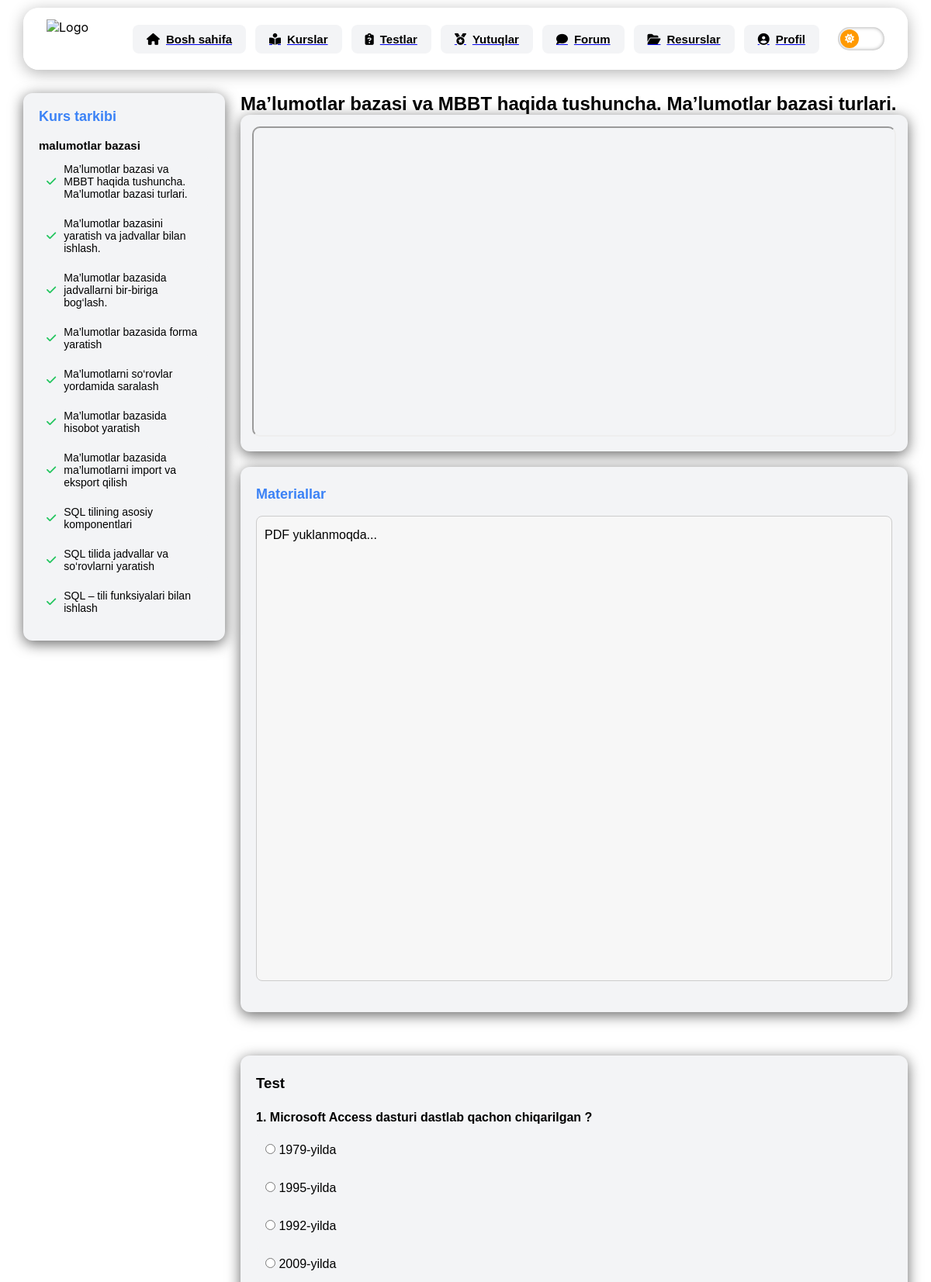
The app's page /student/topic/14 (signed in, upper part) with its own data.
### tables this page shows
CREATE TABLE chapters(
    id INTEGER PRIMARY KEY AUTOINCREMENT,
    name TEXT NOT NULL,
    title TEXT,
    number INTEGER NOT NULL,
    course_id INTEGER NOT NULL,
    UNIQUE(number, course_id),
    FOREIGN KEY(course_id)
        REFERENCES courses(id)
        ON DELETE CASCADE
);

CREATE TABLE topics(
    id INTEGER PRIMARY KEY AUTOINCREMENT,
    name TEXT NOT NULL,
    video TEXT,
    content TEXT,
    time INTEGER,
    number INTEGER NOT NULL,
    chapter_id INTEGER NOT NULL, test_id TEXT,
    UNIQUE(number, chapter_id),
    FOREIGN KEY(chapter_id)
        REFERENCES chapters(id)
        ON DELETE CASCADE
);

CREATE TABLE studies(
    id INTEGER PRIMARY KEY AUTOINCREMENT,
    user_id INTEGER NOT NULL,
    topic_id INTEGER NOT NULL,
    value TEXT, date TEXT DEFAULT CURRENT_TIMESTAMP,
    UNIQUE(user_id, topic_id),
    FOREIGN KEY(user_id)
        REFERENCES users(id)
        ON DELETE CASCADE,
    FOREIGN KEY(topic_id)
        REFERENCES topics(id)
        ON DELETE CASCADE
);

CREATE TABLE pdfs(
    id INTEGER PRIMARY KEY AUTOINCREMENT,
    pdf TEXT NOT NULL,
    topic_id INTEGER NOT NULL,
    FOREIGN KEY(topic_id)
        REFERENCES topics(id)
        ON DELETE CASCADE
);

CREATE TABLE questions(
    id INTEGER PRIMARY KEY AUTOINCREMENT,
    text TEXT NOT NULL,
    test_id INTEGER NOT NULL,
    FOREIGN KEY(test_id)
        REFERENCES tests(id)
        ON DELETE CASCADE
);

CREATE TABLE answers(
    id INTEGER PRIMARY KEY AUTOINCREMENT,
    text TEXT NOT NULL,
    question_id INTEGER NOT NULL,
    is_correct INTEGER DEFAULT 0,
    FOREIGN KEY(question_id)
        REFERENCES questions(id)
        ON DELETE CASCADE
);

### routes/student.py (the view, shortened to what this page needs)
@bp.route("/topic/<int:topic_id>")
def topic(topic_id):
    user_id = session.get("user_id")
    if not user_id:
        return redirect("/login")
    conn = get_db()
    c = conn.cursor()
    topic = c.execute("""
        SELECT t.*, ch.course_id
        FROM topics t
        JOIN chapters ch ON t.chapter_id = ch.id
        WHERE t.id=?
    """, (topic_id,)).fetchone()
    if not topic:
        return "Bunday mavzu mavjud emas"
    course_id = topic["course_id"]
    all_topics = c.execute("""
        SELECT t.id
        FROM topics t
        JOIN chapters ch ON t.chapter_id = ch.id
        WHERE ch.course_id=?
        ORDER BY ch.number, t.number
    """, (course_id,)).fetchall()
    all_topics = [t["id"] for t in all_topics]
    index = all_topics.index(topic_id)
    c.execute("""
        INSERT OR IGNORE INTO studies(user_id, topic_id, value)
        VALUES (?, ?, 'in_progress')
    """, (user_id, topic_id))
    conn.commit()
    pdfs = c.execute("SELECT * FROM pdfs WHERE topic_id=?", (topic_id,)).fetchall()
    chapters = c.execute("SELECT * FROM chapters WHERE course_id=? ORDER BY number", (course_id,)).fetchall()
    topics_dict = {}
    for ch in chapters:
        topics_dict[ch["id"]] = c.execute("SELECT * FROM topics WHERE chapter_id=? ORDER BY number", (ch["id"],)).fetchall()
    studies = c.execute("SELECT topic_id, value FROM studies WHERE user_id=?", (user_id,)).fetchall()
    study_status = {s["topic_id"]: s["value"] for s in studies}
    test_id = topic["test_id"]
    questions = []
    answers = {}
    test = None
    test_result = None
    show_test = False
    if test_id:
        test_result = c.execute("""
            SELECT * FROM exams
            WHERE user_id=? AND test_id=?
            ORDER BY id DESC
            LIMIT 1
        """, (user_id, test_id)).fetchone()
        min_score_row = c.execute("SELECT min_score FROM tests WHERE id=?", (test_id,)).fetchone()
        min_score = min_score_row["min_score"] if min_score_row else 50
        show_test = not test_result or test_result["score"] < min_score
        if show_test:
            all_questions = c.execute("SELECT * FROM questions WHERE test_id=?", (test_id,)).fetchall()
            all_questions = list(all_questions)
            import random
            random.shuffle(all_questions)
            questions = all_questions[:20] if len(all_questions) >= 20 else all_questions
            answers = {}
            for q in questions:
                ans = c.execute("SELECT * FROM answers WHERE question_id=?", (q["id"],)).fetchall()
                ans = list(ans)
                random.shuffle(ans)  # Javoblarni alohida randomlashtirish
                answers[q["id"]] = ans
            test = c.execute("SELECT * FROM tests WHERE id=?", (test_id,)).fetchone()
    last_topic = all_topics[-1]
    conn.close()
    return render_template(
        "student/topic.html",
        topic=topic,
        pdfs=pdfs,
        chapters=chapters,
        topics=topics_dict,
        study_status=study_status,
        questions=questions,
        answers=answers,
        test=test,
        test_result=test_result,
        show_test=show_test,
        last_topic=last_topic,
        course_id=course_id
    )

### routes/student.py (called while the page is built)
@bp.before_request
def require_login():
    open_routes = [
        "student.student_dashboard",
        "student.student_courses"
    ]
    if request.endpoint in open_routes:
        return
    if "user_id" not in session:
        return redirect(url_for('auth.login', next=request.path))

def get_db():
    conn = sqlite3.connect("database.db")
    conn.row_factory = sqlite3.Row
    return conn

### templates/student/topic.html (shortened to what this page needs)
{% extends "base.html" %}
{% block content %}
<div class="lesson">
    <div class="sidebar" id="sidebar">
        <h3>Kurs tarkibi</h3>
        {% for ch in chapters %}
        <h4>{{ ch[1] }}</h4>
        <ul>
            {% for tp in topics[ch[0]] %}
            {% set st = study_status.get(tp[0]) %}
            {% if st == None %}
            <li><span><i class="fa-solid fa-lock"></i>{{ tp[1] }}</span></li>
            {% else %}
            <li><a href="{{ url_for('student.topic', topic_id=tp[0]) }}">
                <i class="fa-solid {% if st=='succesfully' %}fa-check{% else %}fa-pen{% endif %}"></i>{{ tp[1]  }}
            </a></li>
            {% endif %}
            {% endfor %}
        </ul>
        {% endfor %}
    </div>
    <div class="main">
        <h2>{{ topic[1] }}</h2>
        {% if topic[2] %}
        <div class="video-box">
            <iframe src="{{ topic[2] }}" allowfullscreen></iframe>
        </div>
        {% endif %}
       {% if pdfs %}
<div class="materials">
    <h3>Materiallar</h3>
    {% for pdf in pdfs %}
    <div class="pdf-viewer" id="pdfViewer{{ loop.index }}"
         style="width:100%; height:600px; border:1px solid #ccc; border-radius:8px; overflow:auto; margin-bottom:20px;">
        <p>PDF yuklanmoqda...</p>
    </div>
    {% endfor %}
</div>
{% endif %}
        <div style="white-space: pre-line;">
</div>
        {% if show_test %}
        <div class="test">
            <h3>Test</h3>
            <form method="post" action="{{ url_for('student.submit_test', test_id=test['id']) }}">
                {% for q in questions %}
                <div class="question">
                    <p><b>{{ loop.index }}. {{ q['text'] }}</b></p>
                    {% for a in answers[q['id']] %}
                    <label class="answer">
                        <input type="radio" name="{{ q['id'] }}" value="{{ a['id'] }}" required> {{ a['text'] }}
                    </label>
                    {% endfor %}
                </div>
                {% endfor %}
            </form>
        </div>
        {% endif %}
    </div>
</div>
{% endblock %}

### static/css/base.css (style rules this page uses)
* { margin: 0; padding: 0; box-sizing: border-box; }
body { font-family: -apple-system, BlinkMacSystemFont, "Segoe UI", Roboto, sans-serif; background-color: #f4f6fb; background: linear-gradient(90deg, #6695fb, #5d2efa); color: #333; }
:root { --bg-color: #ffffff; --text-color: #111827; --card-bg: #f3f4f6; --nav-bg: rgba(255,255,255,0.8); }

### templates/base.html (style rules this page uses)
:root { --bg-color: #ffffff; --text-color: #000000; --card-bg: #f3f4f6; --nav-bg: rgba(255,255,255,0.8); }
body { margin: 0; font-family: 'Inter', sans-serif; background: linear-gradient(135deg, #0f111a 0%, #1c1f2a 100%); color: #e5e7eb; min-height: 100vh; }
body { background: var(--bg-color); }
body { background: var(--bg-color); color: var(--text-color); }
* { transition: all 0.3s ease; }

### templates/student/topic.html (style rules this page uses)
.lesson { display: flex; gap: 20px; font-family: 'Arial', sans-serif; flex-wrap: wrap; color: #f5f5f5; color: var(--text-color); }
.main { flex: 1; min-width: 300px; }
.sidebar { width: 260px; background: #2a2a2a; padding: 20px; border-radius: 12px; box-shadow: 0 4px 18px rgba(0,0,0,0.6); flex-shrink: 0; height: fit-content; position: sticky; top: 100px; transition: none; z-index: 1000; background: var(--card-bg);color: var(--text-color); }
.sidebar h3 { font-size: 18px; margin-bottom: 12px; color: #3b82f6; }
.sidebar h4 { margin-top: 18px; margin-bottom: 6px; font-size: 15px; background: var(--card-bg);color: var(--text-color); }
.sidebar ul { list-style: none; padding-left: 0; }
.sidebar li { margin: 6px 0; }
.sidebar a, .sidebar span { display: flex; align-items: center; gap: 10px; padding: 8px 10px; border-radius: 6px; transition: 0.2s; background: var(--card-bg);color: var(--text-color); font-size: 14px; text-decoration: none; }
.fa-check { color: #22c55e; }
.video-box { background: var(--card-bg);color: var(--text-color); padding: 15px; border-radius: 12px; box-shadow: 0 4px 18px rgba(0,0,0,0.6); margin-bottom: 20px; }
.video-box iframe { border-radius: 10px; width: 100%; height: 400px; }
.text, .materials, .test, .test-result { background: var(--card-bg);color: var(--text-color); padding: 20px; border-radius: 12px; box-shadow: 0 4px 18px rgba(0,0,0,0.6); margin-top: 20px; line-height: 1.7; }
.materials h3 { margin-bottom: 12px; font-size: 18px; color: #3b82f6; }
.test h3, .test-result h3 { margin-bottom: 15px; }
.question { margin-bottom: 18px; }
.answer { display: block; margin: 6px 0; cursor: pointer; padding: 8px 12px; border-radius: 6px; transition: 0.2s; background: var(--card-bg);color: var(--text-color); }
.pdf-viewer { background: #f7f7f7; padding: 10px; overflow-y: auto; }

### records on screen
chapters: name "malumotlar bazasi"
topics: name "Ma’lumotlar bazasi va MBBT haqida tushuncha. Ma’lumotlar bazasi turlari."
topics: name "Ma’lumotlar bazasini yaratish va jadvallar bilan ishlash."
topics: name "Ma’lumotlar bazasida jadvallarni bir-biriga bog‘lash."
topics: name "Ma’lumotlar bazasida forma yaratish"
topics: name "Ma’lumotlarni so‘rovlar yordamida saralash"
topics: name "Ma’lumotlar bazasida hisobot yaratish"
topics: name "Ma’lumotlar bazasida ma’lumotlarni import va eksport qilish"
topics: name "SQL tilining asosiy komponentlari"
topics: name "SQL tilida jadvallar va so‘rovlarni yaratish"
topics: name "SQL – tili funksiyalari bilan ishlash"
questions: text "Microsoft Access dasturi dastlab qachon chiqarilgan ?"
answers: text "1979-yilda"
answers: text "1995-yilda"
answers: text "1992-yilda"
answers: text "2009-yilda"
